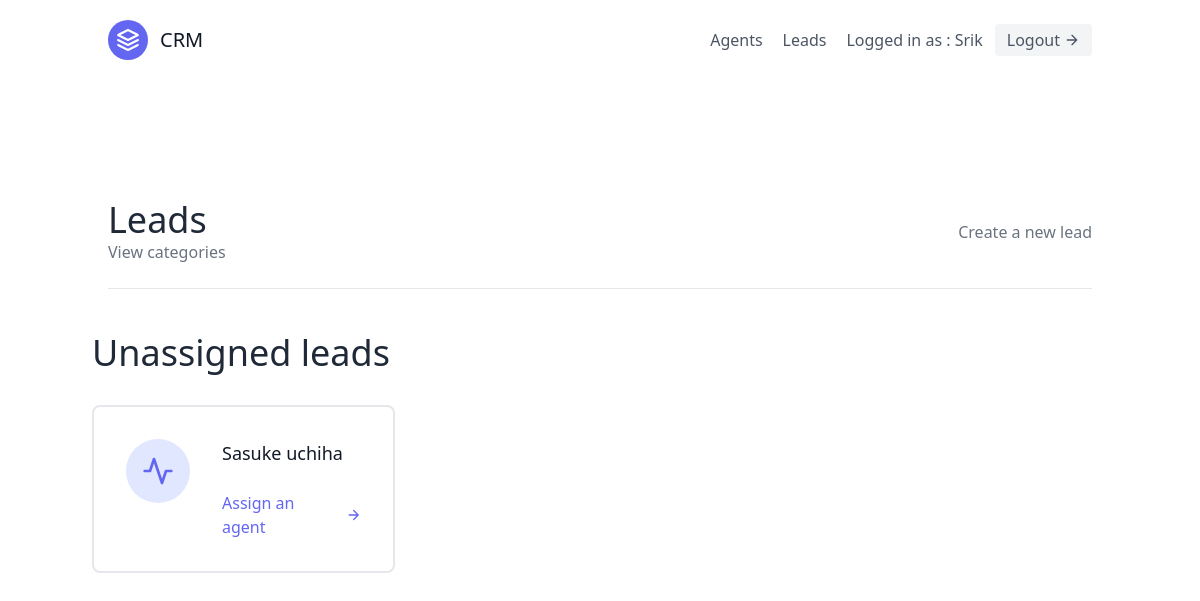
Page /leads/ (signed in) on the committed database.
### leads/models.py (models this page shows, shortened)
class User(AbstractUser):
    is_organisor = models.BooleanField(default=True)
    is_agent = models.BooleanField(default=False)

class Lead(models.Model):
    first_name = models.CharField(max_length=20)
    last_name = models.CharField(max_length=20)
    age = models.IntegerField(default=0)
    organisation = models.ForeignKey(UserProfile, on_delete=models.CASCADE)
    agent = models.ForeignKey("Agent", null=True, blank=True, on_delete=models.SET_NULL)
    category = models.ForeignKey("Category", related_name="leads", null=True, blank=True, on_delete=models.SET_NULL)
    description = models.TextField()
    date_added = models.DateTimeField(auto_now_add=True)
    phone_number = models.CharField(max_length=20)
    email = models.EmailField()

### leads/views.py (the view)
# urls.py: path('', LeadListView.as_view(), name='lead-list'),
class LeadListView(LoginRequiredMixin, generic.ListView):
    template_name = "leads/lead_list.html"
    context_object_name = "leads"
    def get_queryset(self):
        user = self.request.user
        if user.is_organisor:
            queryset = Lead.objects.filter(
                organisation=user.userprofile,
                agent__isnull=False
            )
        else:
            queryset = Lead.objects.filter(
                organisation=user.agent.organisation,
                agent__isnull=False
            )
            queryset = queryset.filter(agent__user=user)
        return queryset
    def get_context_data(self, **kwargs):
        context = super(LeadListView, self).get_context_data(**kwargs)
        user = self.request.user
        if user.is_organisor:
            queryset = Lead.objects.filter(
                organisation=user.userprofile,
                agent__isnull=True
            )
            context.update({
                "unassigned_leads": queryset
            })
        return context

### leads/templates/leads/lead_list.html (shortened to what this page needs)
{% extends "base.html" %}
{% block content %}
    <section class="text-gray-700 body-font">
        <div class="container px-5 py-24 mx-auto flex flex-wrap">
            <div class="w-full mb-6 py-6 flex justify-between items-center border-b border-gray-200">
                <div>
                    <h1 class="text-4xl text-gray-800">Leads</h1>
                    <a class="text-gray-500 hover:text-blue-500" href="{% url 'leads:category-list' %}">
                        View categories
                    </a>
                </div>
                {% if request.user.is_organisor %}
                    <div>
                        <a class = "text-gray-500 hover:text-blue-500" href = "{% url 'leads:lead-create'%}">
                            Create a new lead
                        </a>
                    </div>
                {% endif %}
            </div>
            <div class="flex flex-wrap -m-4">
            {% if unassigned_leads.exists %}
            <div class="mt-5 flex flex-wrap -m-4">
                <div class="p-4 w-full">
                    <h1 class="text-4xl text-gray-800">Unassigned leads</h1>
                </div>
                {% for lead in unassigned_leads %}
                <div class="p-4 lg:w-1/2 md:w-full">
                    <div class="flex border-2 rounded-lg border-gray-200 p-8 sm:flex-row flex-col">
                        <div class="w-16 h-16 sm:mr-8 sm:mb-0 mb-4 inline-flex items-center justify-center rounded-full bg-indigo-100 text-indigo-500 flex-shrink-0">
                            <svg fill="none" stroke="currentColor" stroke-linecap="round" stroke-linejoin="round" stroke-width="2" class="w-8 h-8" viewBox="0 0 24 24">
                                <path d="M22 12h-4l-3 9L9 3l-3 9H2"></path>
                            </svg>
                        </div>
                        <div class="flex-grow">
                            <h2 class="text-gray-900 text-lg title-font font-medium mb-3">
                                {{ lead.first_name }} {{ lead.last_name }}
                            </h2>
                            <a href="{% url 'leads:assign-agent' lead.pk %}" class="mt-3 text-indigo-500 inline-flex items-center">
                                Assign an agent
                                <svg fill="none" stroke="currentColor" stroke-linecap="round" stroke-linejoin="round" stroke-width="2" class="w-4 h-4 ml-2" viewBox="0 0 24 24">
                                    <path d="M5 12h14M12 5l7 7-7 7"></path>
                                </svg>
                            </a>
                        </div>
                    </div>
                </div>
                {% endfor %}
                </div>
           {% endif %}
        </div>
    </div>
 </section>
{% endblock content %}

### templates/navbar.html (shortened to what this page needs)
<header class="text-gray-600 body-font">
    <div class="container mx-auto flex flex-wrap p-5 flex-col md:flex-row items-center">
      <a class="flex title-font font-medium items-center text-gray-900 mb-4 md:mb-0">
        <svg xmlns="http://www.w3.org/2000/svg" fill="none" stroke="currentColor" stroke-linecap="round" stroke-linejoin="round" stroke-width="2" class="w-10 h-10 text-white p-2 bg-indigo-500 rounded-full" viewBox="0 0 24 24">
          <path d="M12 2L2 7l10 5 10-5-10-5zM2 17l10 5 10-5M2 12l10 5 10-5"></path>
        </svg>
        <span class="ml-3 text-xl">CRM</span>
      </a>
      <nav class="md:ml-auto flex flex-wrap items-center text-base justify-center">
        {% if not request.user.is_authenticated %}
          <a href = "{% url 'signup' %}" class="mr-5 hover:text-gray-900">Signup</a>
        {%else%}
          {% if request.user.is_organisor %}
            <a href = "{% url 'agents:agent-list'%}" class="mr-5 hover:text-gray-900">Agents</a>
          {% endif %}
          <a href = "{% url 'leads:lead-list'%}" class="mr-5 hover:text-gray-900">Leads</a>
        {% endif %}
      </nav>
      {% if request.user.is_authenticated %}
          Logged in as : {{ request.user.username}}
          <a href= "{% url 'logout' %}" class="ml-3 inline-flex items-center bg-gray-100 border-0 py-1 px-3 focus:outline-none hover:bg-gray-200 rounded text-base mt-4 md:mt-0">Logout
            <svg fill="none" stroke="currentColor" stroke-linecap="round" stroke-linejoin="round" stroke-width="2" class="w-4 h-4 ml-1" viewBox="0 0 24 24">
              <path d="M5 12h14M12 5l7 7-7 7"></path>
            </svg>
          </a>
      {% endif %}
    </div>
  </header>

### rows in the picture
User: user.username "Srik"
Lead: first_name "Sasuke", last_name "uchiha"
